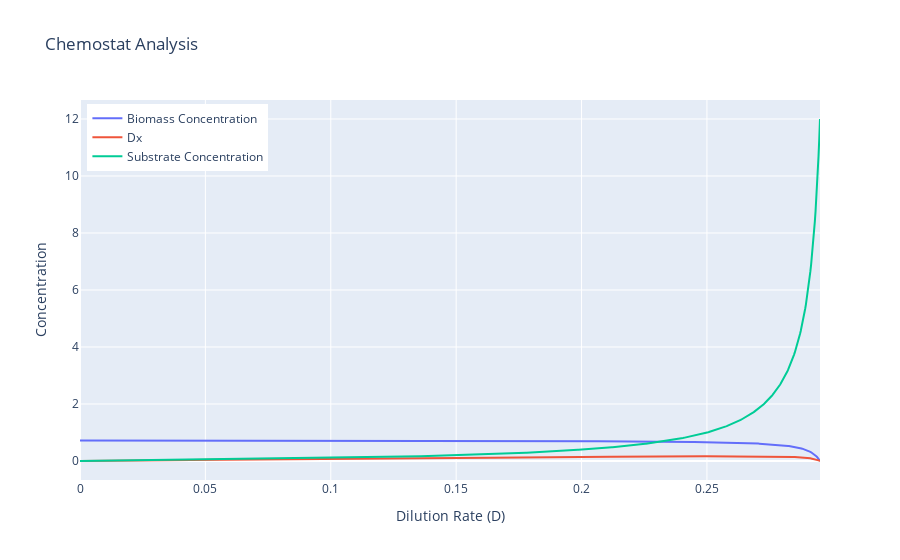

The cell this chart's notebook holds for it:
### Code cell
import numpy as np
import math
import plotly.graph_objs as go
from plotly.subplots import make_subplots

K_s = 0.2
Y_xs = 0.06
mu_max = 0.3
s_in = 12

Dcrit = mu_max * (s_in / (K_s + s_in))
Dopt = mu_max * (1 - (math.sqrt(K_s / (K_s + s_in))))
D = np.linspace(0, Dcrit, 1000)   # in 1/h

s = K_s * (D / (mu_max - D))
x = Y_xs * (s_in - s)
Dx = (mu_max * (s / (K_s + s))) * (Y_xs * (s_in - s))

fig = go.Figure()

fig.add_trace(go.Scatter(x=D, y=x, mode='lines', name='Biomass Concentration'))
fig.add_trace(go.Scatter(x=D, y=Dx, mode='lines', name='Dx'))
fig.add_trace(go.Scatter(x=D, y=s, mode='lines', name='Substrate Concentration'))

fig.update_layout(
    title='Chemostat Analysis',
    xaxis_title='Dilution Rate (D)',
    yaxis_title='Concentration',
    legend=dict(
        yanchor="top",
        y=0.99,
        xanchor="left",
        x=0.01
    )
)

fig.show()

### Figure 1 — Plotly figure (JSON) as saved in the notebook; plotly's stock layout.template omitted (floating-point values rounded to 4 significant figures; data arrays with more than 128 entries replaced by an {"elided": "..."} marker saying what was removed)
{"data": [{"mode": "lines", "name": "Biomass Concentration", "type": "scatter", "x": {"elided": "1000 float values"}, "y": {"elided": "1000 float values"}}, {"mode": "lines", "name": "Dx", "type": "scatter", "x": {"elided": "1000 float values"}, "y": {"elided": "1000 float values"}}, {"mode": "lines", "name": "Substrate Concentration", "type": "scatter", "x": {"elided": "1000 float values"}, "y": {"elided": "1000 float values"}}], "layout": {"legend": {"x": 0.01, "xanchor": "left", "y": 0.99, "yanchor": "top"}, "title": {"text": "Chemostat Analysis"}, "xaxis": {"title": {"text": "Dilution Rate (D)"}}, "yaxis": {"title": {"text": "Concentration"}}}}
